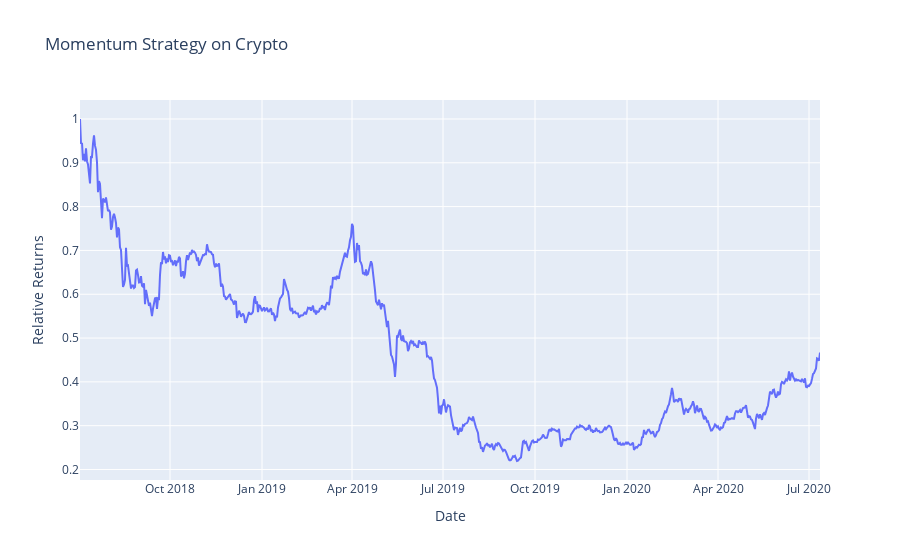

The notebook cell saved with this chart:
### Code cell
fig = go.Figure()
idx = mu.portfolio_return.index
fig.add_trace(go.Scatter(x=idx, y=mu.portfolio_return['Returns'], name="EG"))
fig.update_layout(title='Momentum Strategy on Crypto', xaxis_title='Date', yaxis_title='Relative Returns')
fig.show()

### Figure 1 — Plotly figure (JSON) as saved in the notebook; plotly's stock layout.template omitted (floating-point values rounded to 4 significant figures; data arrays with more than 128 entries replaced by an {"elided": "..."} marker saying what was removed)
{"data": [{"name": "EG", "type": "scatter", "x": {"elided": "741 str values"}, "y": {"elided": "741 float values"}}], "layout": {"title": {"text": "Momentum Strategy on Crypto"}, "xaxis": {"title": {"text": "Date"}}, "yaxis": {"title": {"text": "Relative Returns"}}}}
